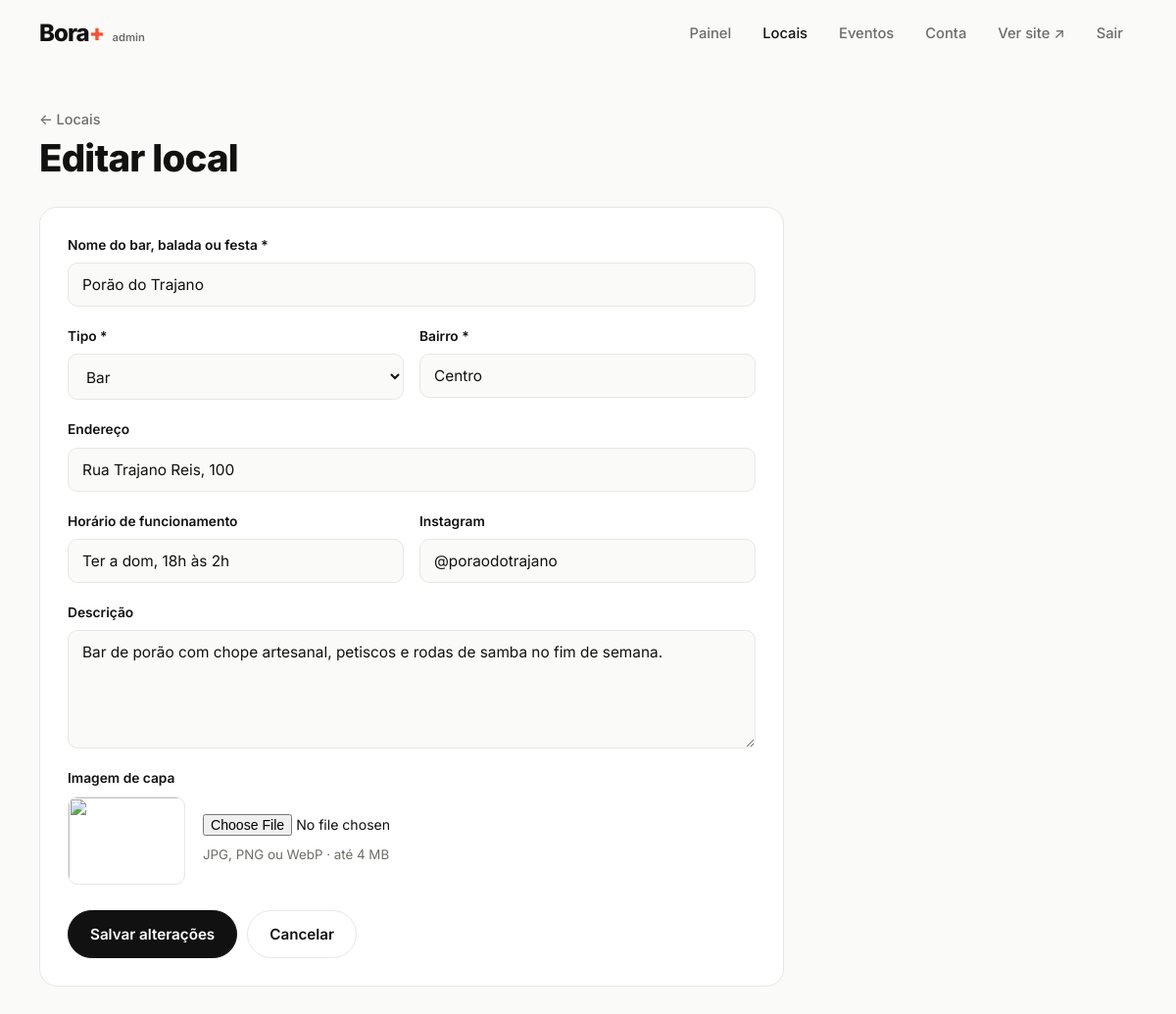
/admin/local_form.php?id=1 (signed in), run on an earlier commit of the app's database.
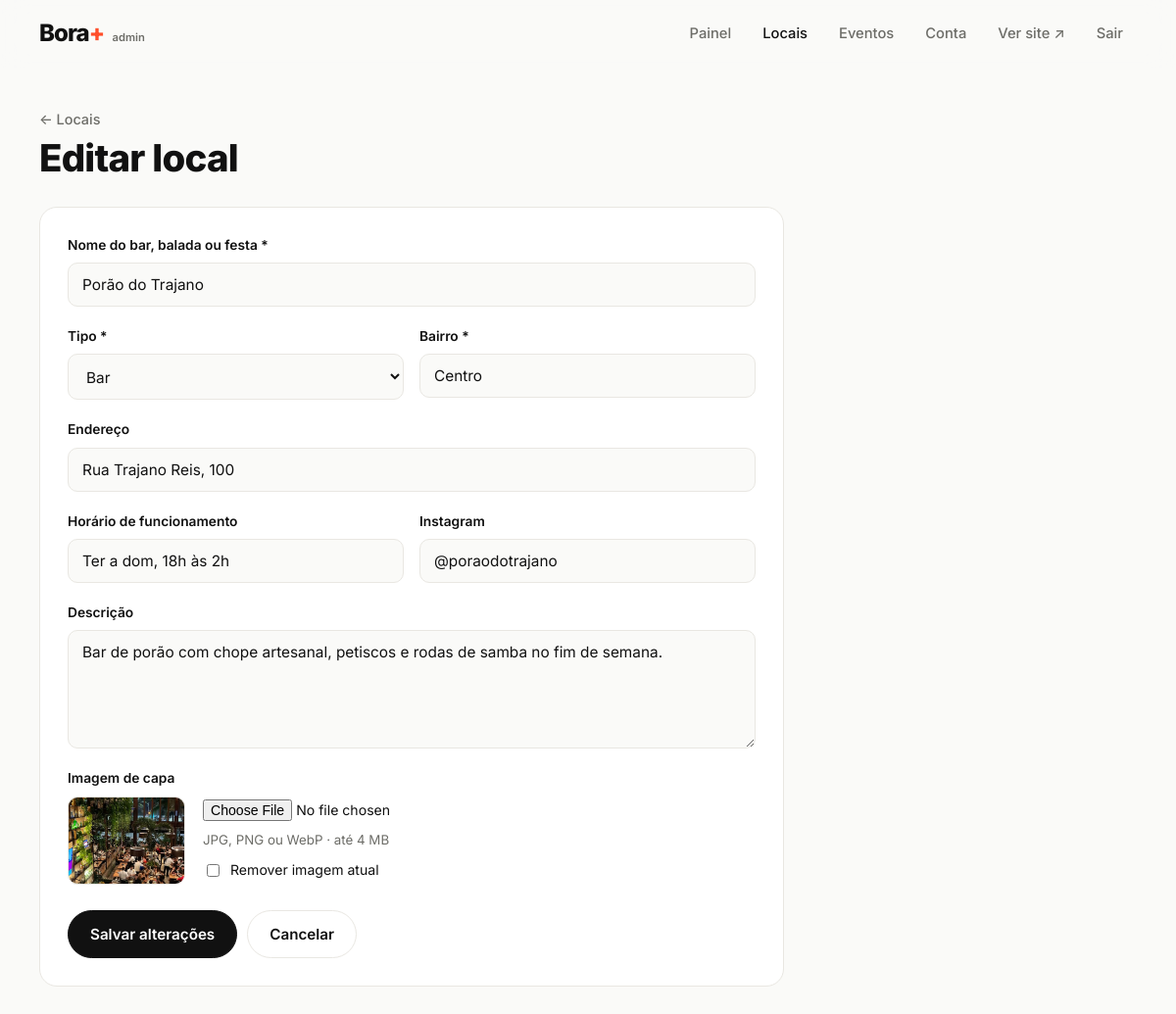
And on a later commit of the database.
### tables this page shows
CREATE TABLE establishments (
            id            INTEGER PRIMARY KEY AUTOINCREMENT,
            name          TEXT NOT NULL,
            type          TEXT NOT NULL,
            neighborhood  TEXT NOT NULL,
            address       TEXT,
            opening_hours TEXT,
            instagram     TEXT,
            description   TEXT,
            image         TEXT,
            created_at    TEXT NOT NULL DEFAULT CURRENT_TIMESTAMP
        );

### includes/functions.php (called while the page is built, shortened)
<?php
function e(?string $value): string
{
    return htmlspecialchars((string) $value, ENT_QUOTES | ENT_SUBSTITUTE, 'UTF-8');
}
function url(string $path = ''): string
{
    return BASE_URL . '/' . ltrim($path, '/');
}
function upload_url(?string $file): ?string
{
    return $file ? url('uploads/' . rawurlencode($file)) : null;
}
function input(string $key, string $default = ''): string
{
    $v = $_POST[$key] ?? $_GET[$key] ?? $default;
    return is_string($v) ? trim($v) : $default;
}

### includes/db.php (called while the page is built, shortened)
<?php
function db(): PDO
{
    static $pdo = null;
    if ($pdo instanceof PDO) {
        return $pdo;
    }
    $isNew = !file_exists(DB_FILE);
    $pdo = new PDO('sqlite:' . DB_FILE, null, null, [
        PDO::ATTR_ERRMODE            => PDO::ERRMODE_EXCEPTION,
        PDO::ATTR_DEFAULT_FETCH_MODE => PDO::FETCH_ASSOC,
    ]);
    $pdo->exec('PRAGMA foreign_keys = ON');
    seed_admin($pdo);
    return $pdo;
}
function seed_admin(PDO $pdo): void
{
    $count = (int) $pdo->query('SELECT COUNT(*) FROM admins')->fetchColumn();
    if ($count > 0) {
        return;
    }
}

### includes/queries.php (called while the page is built, shortened)
<?php
function fetch_establishment(int $id): ?array
{
    $stmt = db()->prepare('SELECT * FROM establishments WHERE id = ?');
    $stmt->execute([$id]);
    return $stmt->fetch() ?: null;
}

### admin/local_form.php (the view, shortened to what this page needs)
<?php
$id = (int) input('id', '0');
$es = $id ? fetch_establishment($id) : null;
$data = $es ?? [
    'name' => '', 'type' => 'bar', 'neighborhood' => '', 'address' => '',
    'opening_hours' => '', 'instagram' => '', 'description' => '', 'image' => null,
];
require __DIR__ . '/../includes/admin_header.php';
?>
<div class="page-head">
    <div>
        <a class="back" href="<?= e(url('admin/locais.php')) ?>">← Locais</a>
        <h1><?= $es ? 'Editar local' : 'Novo local' ?></h1>
    </div>
</div>
<form class="form panel" method="post" enctype="multipart/form-data">
    <label class="field">
        <span>Nome do bar, balada ou festa *</span>
        <input type="text" name="name" value="<?= e($data['name']) ?>" maxlength="120" required autofocus>
    </label>
    <div class="form__row">
        <label class="field">
            <span>Tipo *</span>
            <select name="type" required>
                <?php foreach (ESTABLISHMENT_TYPES as $key => $label): ?>
                    <option value="<?= e($key) ?>" <?= $data['type'] === $key ? 'selected' : '' ?>><?= e($label) ?></option>
                <?php endforeach; ?>
            </select>
        </label>
        <label class="field">
            <span>Bairro *</span>
            <input type="text" name="neighborhood" value="<?= e($data['neighborhood']) ?>" list="bairros" maxlength="80" required>
        </label>
    </div>
    <label class="field">
        <span>Endereço</span>
        <input type="text" name="address" value="<?= e($data['address']) ?>" maxlength="160" placeholder="Rua, número">
    </label>
    <div class="form__row">
        <label class="field">
            <span>Horário de funcionamento</span>
            <input type="text" name="opening_hours" value="<?= e($data['opening_hours']) ?>" maxlength="120" placeholder="Qui a sáb, 22h às 5h">
        </label>
        <label class="field">
            <span>Instagram</span>
            <input type="text" name="instagram" value="<?= e($data['instagram']) ?>" maxlength="60" placeholder="@seubar">
        </label>
    </div>
    <label class="field">
        <span>Descrição</span>
        <textarea name="description" rows="5" maxlength="1500"><?= e($data['description']) ?></textarea>
    </label>
    <div class="field">
        <span>Imagem de capa</span>
        <div class="upload">
            <?php if (!empty($data['image'])): ?>
                <img src="<?= e(upload_url($data['image'])) ?>" alt="" class="upload__preview" data-preview>
            <?php else: ?>
                <img src="" alt="" class="upload__preview" data-preview hidden>
            <?php endif; ?>
            <div>
                <input type="file" name="image" accept="image/jpeg,image/png,image/webp" data-preview-input>
                <small class="muted">JPG, PNG ou WebP · até 4 MB</small>
                <?php if (!empty($data['image'])): ?>
                    <label class="check"><input type="checkbox" name="remove_image" value="1"> Remover imagem atual</label>
                <?php endif; ?>
            </div>
        </div>
    </div>
    <div class="form__actions">
        <button class="btn" type="submit"><?= $es ? 'Salvar alterações' : 'Criar local' ?></button>
        <a class="btn btn--ghost" href="<?= e(url('admin/locais.php')) ?>">Cancelar</a>
    </div>
</form>
<?php require __DIR__ . '/../includes/admin_footer.php'; ?>

What changed in the data, as far as the page shows it:
changed establishments "Porão do Trajano": image: picture added; image empty → "porao-do-trajano.jpg" (drawn)
Also different on the page:
form field remove_image: (not shown) → "☐"
text now shown: "Remover imagem atual"
